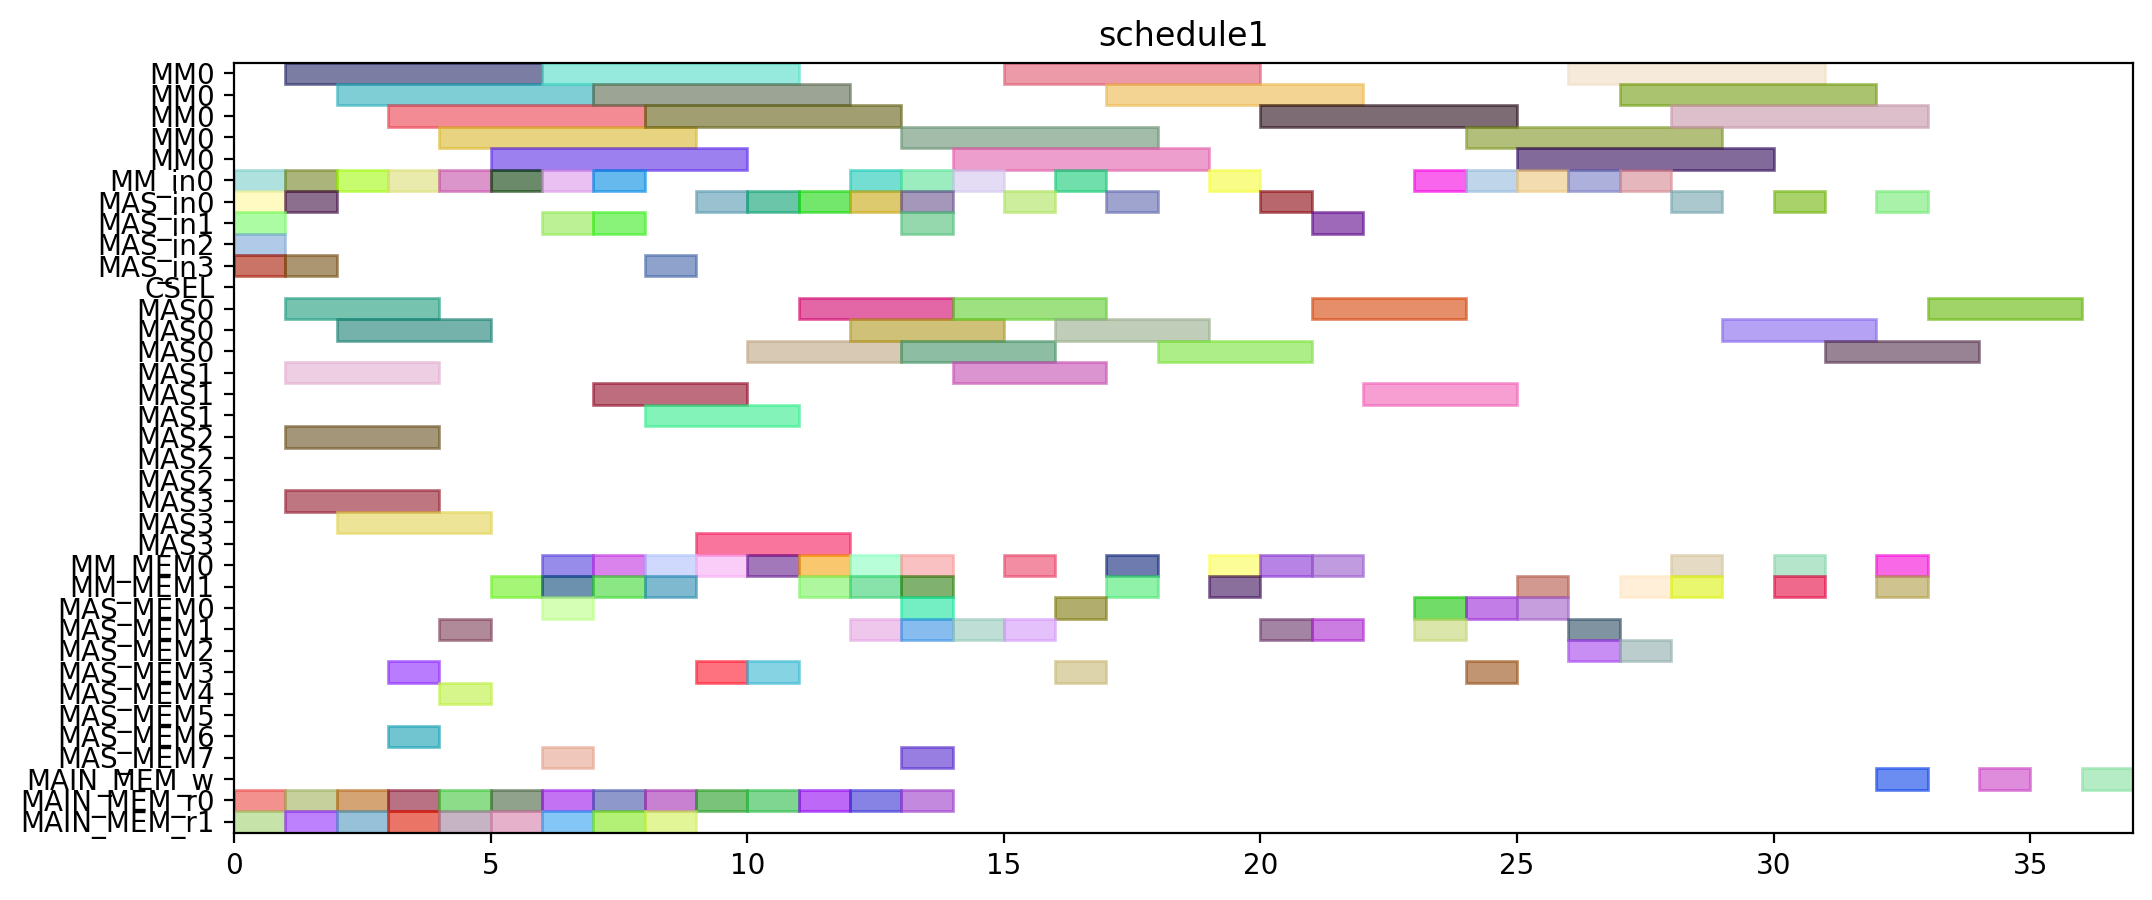

This chart was generated by the following Python code:
from pyschedule import Scenario, solvers, plotters, alt


def solve():
	horizon = 115
	S = Scenario("schedule1", horizon=horizon)

	# resource
	MM = S.Resources('MM', num=1, size=5)
	MM_in = S.Resources('MM_in', num=1)
	MAS_in = S.Resources('MAS_in', num=4)
	CSEL = S.Resource('CSEL')
	MAS = S.Resources('MAS', num=4, size=3, periods=range(1, horizon))
	MM_MEM = S.Resources('MM_MEM', num=2)
	MAS_MEM = S.Resources('MAS_MEM', num=8)
	MAIN_MEM_w = S.Resource('MAIN_MEM_w', size=1)
	MAIN_MEM_r = S.Resources('MAIN_MEM_r', num=2)

	# result of previous scheduling
	t13_in = S.Task('t13_in', length=1, delay_cost=1)
	S += t13_in >= 0
	t13_in += MAS_in[2]

	t13_mem1 = S.Task('t13_mem1', length=1, delay_cost=1)
	S += t13_mem1 >= 0
	t13_mem1 += MAIN_MEM_r[1]

	t1_mem0 = S.Task('t1_mem0', length=1, delay_cost=1)
	S += t1_mem0 >= 0
	t1_mem0 += MAIN_MEM_r[0]

	t2_in = S.Task('t2_in', length=1, delay_cost=1)
	S += t2_in >= 0
	t2_in += MM_in[0]

	t3_in = S.Task('t3_in', length=1, delay_cost=1)
	S += t3_in >= 0
	t3_in += MAS_in[0]

	t8_in = S.Task('t8_in', length=1, delay_cost=1)
	S += t8_in >= 0
	t8_in += MAS_in[3]

	t9_in = S.Task('t9_in', length=1, delay_cost=1)
	S += t9_in >= 0
	t9_in += MAS_in[1]

	t13 = S.Task('t13', length=3, delay_cost=1)
	S += t13 >= 1
	t13 += MAS[2]

	t14_in = S.Task('t14_in', length=1, delay_cost=1)
	S += t14_in >= 1
	t14_in += MAS_in[0]

	t14_mem0 = S.Task('t14_mem0', length=1, delay_cost=1)
	S += t14_mem0 >= 1
	t14_mem0 += MAIN_MEM_r[0]

	t1_in = S.Task('t1_in', length=1, delay_cost=1)
	S += t1_in >= 1
	t1_in += MM_in[0]

	t2 = S.Task('t2', length=5, delay_cost=1)
	S += t2 >= 1
	t2 += MM[0]

	t3 = S.Task('t3', length=3, delay_cost=1)
	S += t3 >= 1
	t3 += MAS[0]

	t4_in = S.Task('t4_in', length=1, delay_cost=1)
	S += t4_in >= 1
	t4_in += MAS_in[3]

	t8 = S.Task('t8', length=3, delay_cost=1)
	S += t8 >= 1
	t8 += MAS[3]

	t9 = S.Task('t9', length=3, delay_cost=1)
	S += t9 >= 1
	t9 += MAS[1]

	t9_mem1 = S.Task('t9_mem1', length=1, delay_cost=1)
	S += t9_mem1 >= 1
	t9_mem1 += MAIN_MEM_r[1]

	t0_in = S.Task('t0_in', length=1, delay_cost=1)
	S += t0_in >= 2
	t0_in += MM_in[0]

	t1 = S.Task('t1', length=5, delay_cost=1)
	S += t1 >= 2
	t1 += MM[0]

	t14 = S.Task('t14', length=3, delay_cost=1)
	S += t14 >= 2
	t14 += MAS[0]

	t2_mem1 = S.Task('t2_mem1', length=1, delay_cost=1)
	S += t2_mem1 >= 2
	t2_mem1 += MAIN_MEM_r[1]

	t4 = S.Task('t4', length=3, delay_cost=1)
	S += t4 >= 2
	t4 += MAS[3]

	t8_mem0 = S.Task('t8_mem0', length=1, delay_cost=1)
	S += t8_mem0 >= 2
	t8_mem0 += MAIN_MEM_r[0]

	t0 = S.Task('t0', length=5, delay_cost=1)
	S += t0 >= 3
	t0 += MM[0]

	t10_in = S.Task('t10_in', length=1, delay_cost=1)
	S += t10_in >= 3
	t10_in += MM_in[0]

	t10_mem0 = S.Task('t10_mem0', length=1, delay_cost=1)
	S += t10_mem0 >= 3
	t10_mem0 += MAS_MEM[6]

	t10_mem1 = S.Task('t10_mem1', length=1, delay_cost=1)
	S += t10_mem1 >= 3
	t10_mem1 += MAS_MEM[3]

	t1_mem1 = S.Task('t1_mem1', length=1, delay_cost=1)
	S += t1_mem1 >= 3
	t1_mem1 += MAIN_MEM_r[1]

	t9_mem0 = S.Task('t9_mem0', length=1, delay_cost=1)
	S += t9_mem0 >= 3
	t9_mem0 += MAIN_MEM_r[0]

	t10 = S.Task('t10', length=5, delay_cost=1)
	S += t10 >= 4
	t10 += MM[0]

	t14_mem1 = S.Task('t14_mem1', length=1, delay_cost=1)
	S += t14_mem1 >= 4
	t14_mem1 += MAIN_MEM_r[1]

	t15_in = S.Task('t15_in', length=1, delay_cost=1)
	S += t15_in >= 4
	t15_in += MM_in[0]

	t15_mem0 = S.Task('t15_mem0', length=1, delay_cost=1)
	S += t15_mem0 >= 4
	t15_mem0 += MAS_MEM[4]

	t15_mem1 = S.Task('t15_mem1', length=1, delay_cost=1)
	S += t15_mem1 >= 4
	t15_mem1 += MAS_MEM[1]

	t30_mem0 = S.Task('t30_mem0', length=1, delay_cost=1)
	S += t30_mem0 >= 4
	t30_mem0 += MAIN_MEM_r[0]

	t15 = S.Task('t15', length=5, delay_cost=1)
	S += t15 >= 5
	t15 += MM[0]

	t18_mem0 = S.Task('t18_mem0', length=1, delay_cost=1)
	S += t18_mem0 >= 5
	t18_mem0 += MAIN_MEM_r[0]

	t26_in = S.Task('t26_in', length=1, delay_cost=1)
	S += t26_in >= 5
	t26_in += MM_in[0]

	t26_mem1 = S.Task('t26_mem1', length=1, delay_cost=1)
	S += t26_mem1 >= 5
	t26_mem1 += MM_MEM[1]

	t8_mem1 = S.Task('t8_mem1', length=1, delay_cost=1)
	S += t8_mem1 >= 5
	t8_mem1 += MAIN_MEM_r[1]

	t11_in = S.Task('t11_in', length=1, delay_cost=1)
	S += t11_in >= 6
	t11_in += MAS_in[1]

	t11_mem0 = S.Task('t11_mem0', length=1, delay_cost=1)
	S += t11_mem0 >= 6
	t11_mem0 += MM_MEM[0]

	t11_mem1 = S.Task('t11_mem1', length=1, delay_cost=1)
	S += t11_mem1 >= 6
	t11_mem1 += MM_MEM[1]

	t26 = S.Task('t26', length=5, delay_cost=1)
	S += t26 >= 6
	t26 += MM[0]

	t4_mem0 = S.Task('t4_mem0', length=1, delay_cost=1)
	S += t4_mem0 >= 6
	t4_mem0 += MAIN_MEM_r[0]

	t4_mem1 = S.Task('t4_mem1', length=1, delay_cost=1)
	S += t4_mem1 >= 6
	t4_mem1 += MAIN_MEM_r[1]

	t5_in = S.Task('t5_in', length=1, delay_cost=1)
	S += t5_in >= 6
	t5_in += MM_in[0]

	t5_mem0 = S.Task('t5_mem0', length=1, delay_cost=1)
	S += t5_mem0 >= 6
	t5_mem0 += MAS_MEM[0]

	t5_mem1 = S.Task('t5_mem1', length=1, delay_cost=1)
	S += t5_mem1 >= 6
	t5_mem1 += MAS_MEM[7]

	t0_mem0 = S.Task('t0_mem0', length=1, delay_cost=1)
	S += t0_mem0 >= 7
	t0_mem0 += MAIN_MEM_r[0]

	t11 = S.Task('t11', length=3, delay_cost=1)
	S += t11 >= 7
	t11 += MAS[1]

	t19_in = S.Task('t19_in', length=1, delay_cost=1)
	S += t19_in >= 7
	t19_in += MM_in[0]

	t19_mem1 = S.Task('t19_mem1', length=1, delay_cost=1)
	S += t19_mem1 >= 7
	t19_mem1 += MM_MEM[1]

	t24_in = S.Task('t24_in', length=1, delay_cost=1)
	S += t24_in >= 7
	t24_in += MAS_in[1]

	t24_mem0 = S.Task('t24_mem0', length=1, delay_cost=1)
	S += t24_mem0 >= 7
	t24_mem0 += MM_MEM[0]

	t3_mem1 = S.Task('t3_mem1', length=1, delay_cost=1)
	S += t3_mem1 >= 7
	t3_mem1 += MAIN_MEM_r[1]

	t5 = S.Task('t5', length=5, delay_cost=1)
	S += t5 >= 7
	t5 += MM[0]

	t0_mem1 = S.Task('t0_mem1', length=1, delay_cost=1)
	S += t0_mem1 >= 8
	t0_mem1 += MAIN_MEM_r[1]

	t19 = S.Task('t19', length=5, delay_cost=1)
	S += t19 >= 8
	t19 += MM[0]

	t19_mem0 = S.Task('t19_mem0', length=1, delay_cost=1)
	S += t19_mem0 >= 8
	t19_mem0 += MAIN_MEM_r[0]

	t24 = S.Task('t24', length=3, delay_cost=1)
	S += t24 >= 8
	t24 += MAS[1]

	t6_in = S.Task('t6_in', length=1, delay_cost=1)
	S += t6_in >= 8
	t6_in += MAS_in[3]

	t6_mem0 = S.Task('t6_mem0', length=1, delay_cost=1)
	S += t6_mem0 >= 8
	t6_mem0 += MM_MEM[0]

	t6_mem1 = S.Task('t6_mem1', length=1, delay_cost=1)
	S += t6_mem1 >= 8
	t6_mem1 += MM_MEM[1]

	t12_in = S.Task('t12_in', length=1, delay_cost=1)
	S += t12_in >= 9
	t12_in += MAS_in[0]

	t12_mem0 = S.Task('t12_mem0', length=1, delay_cost=1)
	S += t12_mem0 >= 9
	t12_mem0 += MM_MEM[0]

	t12_mem1 = S.Task('t12_mem1', length=1, delay_cost=1)
	S += t12_mem1 >= 9
	t12_mem1 += MAS_MEM[3]

	t2_mem0 = S.Task('t2_mem0', length=1, delay_cost=1)
	S += t2_mem0 >= 9
	t2_mem0 += MAIN_MEM_r[0]

	t6 = S.Task('t6', length=3, delay_cost=1)
	S += t6 >= 9
	t6 += MAS[3]

	t12 = S.Task('t12', length=3, delay_cost=1)
	S += t12 >= 10
	t12 += MAS[0]

	t13_mem0 = S.Task('t13_mem0', length=1, delay_cost=1)
	S += t13_mem0 >= 10
	t13_mem0 += MAIN_MEM_r[0]

	t25_in = S.Task('t25_in', length=1, delay_cost=1)
	S += t25_in >= 10
	t25_in += MAS_in[0]

	t25_mem0 = S.Task('t25_mem0', length=1, delay_cost=1)
	S += t25_mem0 >= 10
	t25_mem0 += MM_MEM[0]

	t25_mem1 = S.Task('t25_mem1', length=1, delay_cost=1)
	S += t25_mem1 >= 10
	t25_mem1 += MAS_MEM[3]

	t25 = S.Task('t25', length=3, delay_cost=1)
	S += t25 >= 11
	t25 += MAS[0]

	t27_mem0 = S.Task('t27_mem0', length=1, delay_cost=1)
	S += t27_mem0 >= 11
	t27_mem0 += MAIN_MEM_r[0]

	t29_in = S.Task('t29_in', length=1, delay_cost=1)
	S += t29_in >= 11
	t29_in += MAS_in[0]

	t29_mem0 = S.Task('t29_mem0', length=1, delay_cost=1)
	S += t29_mem0 >= 11
	t29_mem0 += MM_MEM[0]

	t29_mem1 = S.Task('t29_mem1', length=1, delay_cost=1)
	S += t29_mem1 >= 11
	t29_mem1 += MM_MEM[1]

	t16_in = S.Task('t16_in', length=1, delay_cost=1)
	S += t16_in >= 12
	t16_in += MAS_in[0]

	t16_mem0 = S.Task('t16_mem0', length=1, delay_cost=1)
	S += t16_mem0 >= 12
	t16_mem0 += MM_MEM[0]

	t16_mem1 = S.Task('t16_mem1', length=1, delay_cost=1)
	S += t16_mem1 >= 12
	t16_mem1 += MM_MEM[1]

	t18_in = S.Task('t18_in', length=1, delay_cost=1)
	S += t18_in >= 12
	t18_in += MM_in[0]

	t18_mem1 = S.Task('t18_mem1', length=1, delay_cost=1)
	S += t18_mem1 >= 12
	t18_mem1 += MAS_MEM[1]

	t26_mem0 = S.Task('t26_mem0', length=1, delay_cost=1)
	S += t26_mem0 >= 12
	t26_mem0 += MAIN_MEM_r[0]

	t29 = S.Task('t29', length=3, delay_cost=1)
	S += t29 >= 12
	t29 += MAS[0]

	t16 = S.Task('t16', length=3, delay_cost=1)
	S += t16 >= 13
	t16 += MAS[0]

	t18 = S.Task('t18', length=5, delay_cost=1)
	S += t18 >= 13
	t18 += MM[0]

	t27_in = S.Task('t27_in', length=1, delay_cost=1)
	S += t27_in >= 13
	t27_in += MM_in[0]

	t27_mem1 = S.Task('t27_mem1', length=1, delay_cost=1)
	S += t27_mem1 >= 13
	t27_mem1 += MAS_MEM[1]

	t28_in = S.Task('t28_in', length=1, delay_cost=1)
	S += t28_in >= 13
	t28_in += MAS_in[1]

	t28_mem0 = S.Task('t28_mem0', length=1, delay_cost=1)
	S += t28_mem0 >= 13
	t28_mem0 += MAS_MEM[0]

	t28_mem1 = S.Task('t28_mem1', length=1, delay_cost=1)
	S += t28_mem1 >= 13
	t28_mem1 += MM_MEM[1]

	t3_mem0 = S.Task('t3_mem0', length=1, delay_cost=1)
	S += t3_mem0 >= 13
	t3_mem0 += MAIN_MEM_r[0]

	t7_in = S.Task('t7_in', length=1, delay_cost=1)
	S += t7_in >= 13
	t7_in += MAS_in[0]

	t7_mem0 = S.Task('t7_mem0', length=1, delay_cost=1)
	S += t7_mem0 >= 13
	t7_mem0 += MM_MEM[0]

	t7_mem1 = S.Task('t7_mem1', length=1, delay_cost=1)
	S += t7_mem1 >= 13
	t7_mem1 += MAS_MEM[7]

	t27 = S.Task('t27', length=5, delay_cost=1)
	S += t27 >= 14
	t27 += MM[0]

	t28 = S.Task('t28', length=3, delay_cost=1)
	S += t28 >= 14
	t28 += MAS[1]

	t30_in = S.Task('t30_in', length=1, delay_cost=1)
	S += t30_in >= 14
	t30_in += MM_in[0]

	t30_mem1 = S.Task('t30_mem1', length=1, delay_cost=1)
	S += t30_mem1 >= 14
	t30_mem1 += MAS_MEM[1]

	t7 = S.Task('t7', length=3, delay_cost=1)
	S += t7 >= 14
	t7 += MAS[0]

	t17_in = S.Task('t17_in', length=1, delay_cost=1)
	S += t17_in >= 15
	t17_in += MAS_in[0]

	t17_mem0 = S.Task('t17_mem0', length=1, delay_cost=1)
	S += t17_mem0 >= 15
	t17_mem0 += MM_MEM[0]

	t17_mem1 = S.Task('t17_mem1', length=1, delay_cost=1)
	S += t17_mem1 >= 15
	t17_mem1 += MAS_MEM[1]

	t30 = S.Task('t30', length=5, delay_cost=1)
	S += t30 >= 15
	t30 += MM[0]

	t17 = S.Task('t17', length=3, delay_cost=1)
	S += t17 >= 16
	t17 += MAS[0]

	t35_in = S.Task('t35_in', length=1, delay_cost=1)
	S += t35_in >= 16
	t35_in += MM_in[0]

	t35_mem0 = S.Task('t35_mem0', length=1, delay_cost=1)
	S += t35_mem0 >= 16
	t35_mem0 += MAS_MEM[0]

	t35_mem1 = S.Task('t35_mem1', length=1, delay_cost=1)
	S += t35_mem1 >= 16
	t35_mem1 += MAS_MEM[3]

	t20_in = S.Task('t20_in', length=1, delay_cost=1)
	S += t20_in >= 17
	t20_in += MAS_in[0]

	t20_mem0 = S.Task('t20_mem0', length=1, delay_cost=1)
	S += t20_mem0 >= 17
	t20_mem0 += MM_MEM[0]

	t20_mem1 = S.Task('t20_mem1', length=1, delay_cost=1)
	S += t20_mem1 >= 17
	t20_mem1 += MM_MEM[1]

	t35 = S.Task('t35', length=5, delay_cost=1)
	S += t35 >= 17
	t35 += MM[0]

	t20 = S.Task('t20', length=3, delay_cost=1)
	S += t20 >= 18
	t20 += MAS[0]

	t31_in = S.Task('t31_in', length=1, delay_cost=1)
	S += t31_in >= 19
	t31_in += MM_in[0]

	t31_mem0 = S.Task('t31_mem0', length=1, delay_cost=1)
	S += t31_mem0 >= 19
	t31_mem0 += MM_MEM[0]

	t31_mem1 = S.Task('t31_mem1', length=1, delay_cost=1)
	S += t31_mem1 >= 19
	t31_mem1 += MM_MEM[1]

	t31 = S.Task('t31', length=5, delay_cost=1)
	S += t31 >= 20
	t31 += MM[0]


	# new tasks
	t21 = S.Task('t21', length=3, delay_cost=1)
	t21 += alt(MAS)
	t21_in = S.Task('t21_in', length=1, delay_cost=1)
	t21_in += alt(MAS_in)
	S += t21_in*MAS_in[0]<=t21*MAS[0]

	S += t21_in*MAS_in[1]<=t21*MAS[1]

	S += t21_in*MAS_in[2]<=t21*MAS[2]

	S += t21_in*MAS_in[3]<=t21*MAS[3]

	t21_mem0 = S.Task('t21_mem0', length=1, delay_cost=1)
	t21_mem0 += MM_MEM[0]
	S += 6 < t21_mem0
	S += t21_mem0 <= t21

	t21_mem1 = S.Task('t21_mem1', length=1, delay_cost=1)
	t21_mem1 += MAS_MEM[1]
	S += 20 < t21_mem1
	S += t21_mem1 <= t21

	t22 = S.Task('t22', length=3, delay_cost=1)
	t22 += alt(MAS)
	t22_in = S.Task('t22_in', length=1, delay_cost=1)
	t22_in += alt(MAS_in)
	S += t22_in*MAS_in[0]<=t22*MAS[0]

	S += t22_in*MAS_in[1]<=t22*MAS[1]

	S += t22_in*MAS_in[2]<=t22*MAS[2]

	S += t22_in*MAS_in[3]<=t22*MAS[3]

	t22_mem0 = S.Task('t22_mem0', length=1, delay_cost=1)
	t22_mem0 += MM_MEM[0]
	S += 6 < t22_mem0
	S += t22_mem0 <= t22

	t22_mem1 = S.Task('t22_mem1', length=1, delay_cost=1)
	t22_mem1 += MAS_MEM[1]
	S += 20 < t22_mem1
	S += t22_mem1 <= t22

	t32 = S.Task('t32', length=5, delay_cost=1)
	t32 += alt(MM)
	t32_in = S.Task('t32_in', length=1, delay_cost=1)
	t32_in += alt(MM_in)
	S += t32_in*MM_in[0]<=t32*MM[0]

	t32_mem0 = S.Task('t32_mem0', length=1, delay_cost=1)
	t32_mem0 += MAS_MEM[2]
	S += 16 < t32_mem0
	S += t32_mem0 <= t32

	t32_mem1 = S.Task('t32_mem1', length=1, delay_cost=1)
	t32_mem1 += MM_MEM[1]
	S += 24 < t32_mem1
	S += t32_mem1 <= t32

	t33 = S.Task('t33', length=5, delay_cost=1)
	t33 += alt(MM)
	t33_in = S.Task('t33_in', length=1, delay_cost=1)
	t33_in += alt(MM_in)
	S += t33_in*MM_in[0]<=t33*MM[0]

	t33_mem0 = S.Task('t33_mem0', length=1, delay_cost=1)
	t33_mem0 += MAS_MEM[0]
	S += 18 < t33_mem0
	S += t33_mem0 <= t33

	t33_mem1 = S.Task('t33_mem1', length=1, delay_cost=1)
	t33_mem1 += MM_MEM[1]
	S += 24 < t33_mem1
	S += t33_mem1 <= t33

	t23 = S.Task('t23', length=5, delay_cost=1)
	t23 += alt(MM)
	t23_in = S.Task('t23_in', length=1, delay_cost=1)
	t23_in += alt(MM_in)
	S += t23_in*MM_in[0]<=t23*MM[0]

	t23_mem0 = S.Task('t23_mem0', length=1, delay_cost=1)
	t23_mem0 += alt(MAS_MEM)
	S += (t21*MAS[0])-1 < t23_mem0*MAS_MEM[0]
	S += (t21*MAS[1])-1 < t23_mem0*MAS_MEM[2]
	S += (t21*MAS[2])-1 < t23_mem0*MAS_MEM[4]
	S += (t21*MAS[3])-1 < t23_mem0*MAS_MEM[6]
	S += t23_mem0 <= t23

	t23_mem1 = S.Task('t23_mem1', length=1, delay_cost=1)
	t23_mem1 += alt(MAS_MEM)
	S += (t22*MAS[0])-1 < t23_mem1*MAS_MEM[1]
	S += (t22*MAS[1])-1 < t23_mem1*MAS_MEM[3]
	S += (t22*MAS[2])-1 < t23_mem1*MAS_MEM[5]
	S += (t22*MAS[3])-1 < t23_mem1*MAS_MEM[7]
	S += t23_mem1 <= t23

	t34 = S.Task('t34', length=5, delay_cost=1)
	t34 += alt(MM)
	t34_in = S.Task('t34_in', length=1, delay_cost=1)
	t34_in += alt(MM_in)
	S += t34_in*MM_in[0]<=t34*MM[0]

	t34_mem0 = S.Task('t34_mem0', length=1, delay_cost=1)
	t34_mem0 += MAS_MEM[0]
	S += 16 < t34_mem0
	S += t34_mem0 <= t34

	t34_mem1 = S.Task('t34_mem1', length=1, delay_cost=1)
	t34_mem1 += alt(MAS_MEM)
	S += (t21*MAS[0])-1 < t34_mem1*MAS_MEM[1]
	S += (t21*MAS[1])-1 < t34_mem1*MAS_MEM[3]
	S += (t21*MAS[2])-1 < t34_mem1*MAS_MEM[5]
	S += (t21*MAS[3])-1 < t34_mem1*MAS_MEM[7]
	S += t34_mem1 <= t34

	t36 = S.Task('t36', length=5, delay_cost=1)
	t36 += alt(MM)
	t36_in = S.Task('t36_in', length=1, delay_cost=1)
	t36_in += alt(MM_in)
	S += t36_in*MM_in[0]<=t36*MM[0]

	t36_mem0 = S.Task('t36_mem0', length=1, delay_cost=1)
	t36_mem0 += MAS_MEM[0]
	S += 18 < t36_mem0
	S += t36_mem0 <= t36

	t36_mem1 = S.Task('t36_mem1', length=1, delay_cost=1)
	t36_mem1 += alt(MAS_MEM)
	S += (t22*MAS[0])-1 < t36_mem1*MAS_MEM[1]
	S += (t22*MAS[1])-1 < t36_mem1*MAS_MEM[3]
	S += (t22*MAS[2])-1 < t36_mem1*MAS_MEM[5]
	S += (t22*MAS[3])-1 < t36_mem1*MAS_MEM[7]
	S += t36_mem1 <= t36

	PY_new = S.Task('PY_new', length=3, delay_cost=1)
	PY_new += alt(MAS)
	PY_new_in = S.Task('PY_new_in', length=1, delay_cost=1)
	PY_new_in += alt(MAS_in)
	S += PY_new_in*MAS_in[0]<=PY_new*MAS[0]

	S += PY_new_in*MAS_in[1]<=PY_new*MAS[1]

	S += PY_new_in*MAS_in[2]<=PY_new*MAS[2]

	S += PY_new_in*MAS_in[3]<=PY_new*MAS[3]

	S += 0<PY_new

	PY_new_w = S.Task('PY_new_w', length=1, delay_cost=1)
	PY_new_w += alt(MAIN_MEM_w)
	S += PY_new <= PY_new_w

	PY_new_mem0 = S.Task('PY_new_mem0', length=1, delay_cost=1)
	PY_new_mem0 += alt(MM_MEM)
	S += (t23*MM[0])-1 < PY_new_mem0*MM_MEM[0]
	S += PY_new_mem0 <= PY_new

	PY_new_mem1 = S.Task('PY_new_mem1', length=1, delay_cost=1)
	PY_new_mem1 += alt(MM_MEM)
	S += (t32*MM[0])-1 < PY_new_mem1*MM_MEM[1]
	S += PY_new_mem1 <= PY_new

	PX_new = S.Task('PX_new', length=3, delay_cost=1)
	PX_new += alt(MAS)
	PX_new_in = S.Task('PX_new_in', length=1, delay_cost=1)
	PX_new_in += alt(MAS_in)
	S += PX_new_in*MAS_in[0]<=PX_new*MAS[0]

	S += PX_new_in*MAS_in[1]<=PX_new*MAS[1]

	S += PX_new_in*MAS_in[2]<=PX_new*MAS[2]

	S += PX_new_in*MAS_in[3]<=PX_new*MAS[3]

	S += 0<PX_new

	PX_new_w = S.Task('PX_new_w', length=1, delay_cost=1)
	PX_new_w += alt(MAIN_MEM_w)
	S += PX_new <= PX_new_w

	PX_new_mem0 = S.Task('PX_new_mem0', length=1, delay_cost=1)
	PX_new_mem0 += alt(MM_MEM)
	S += (t34*MM[0])-1 < PX_new_mem0*MM_MEM[0]
	S += PX_new_mem0 <= PX_new

	PX_new_mem1 = S.Task('PX_new_mem1', length=1, delay_cost=1)
	PX_new_mem1 += alt(MM_MEM)
	S += (t33*MM[0])-1 < PX_new_mem1*MM_MEM[1]
	S += PX_new_mem1 <= PX_new

	PZ_new = S.Task('PZ_new', length=3, delay_cost=1)
	PZ_new += alt(MAS)
	PZ_new_in = S.Task('PZ_new_in', length=1, delay_cost=1)
	PZ_new_in += alt(MAS_in)
	S += PZ_new_in*MAS_in[0]<=PZ_new*MAS[0]

	S += PZ_new_in*MAS_in[1]<=PZ_new*MAS[1]

	S += PZ_new_in*MAS_in[2]<=PZ_new*MAS[2]

	S += PZ_new_in*MAS_in[3]<=PZ_new*MAS[3]

	S += 0<PZ_new

	PZ_new_w = S.Task('PZ_new_w', length=1, delay_cost=1)
	PZ_new_w += alt(MAIN_MEM_w)
	S += PZ_new <= PZ_new_w

	PZ_new_mem0 = S.Task('PZ_new_mem0', length=1, delay_cost=1)
	PZ_new_mem0 += alt(MM_MEM)
	S += (t36*MM[0])-1 < PZ_new_mem0*MM_MEM[0]
	S += PZ_new_mem0 <= PZ_new

	PZ_new_mem1 = S.Task('PZ_new_mem1', length=1, delay_cost=1)
	PZ_new_mem1 += MM_MEM[1]
	S += 21 < PZ_new_mem1
	S += PZ_new_mem1 <= PZ_new

	solvers.mip.solve(S,msg=1,kind='CPLEX',ratio_gap=1.01)

	solution = [['hoge']*len(S.solution()[1]) for i in range(len(S.solution()))]
	for i in range(len(S.solution())):
		for j in range(len(S.solution()[i])):
			solution[i][j]=str(S.solution()[i][j])
	print(solution)

	cycles = int(solution[-1][3])

	pic_file_name = "/home/mfukuda/ABE/multiRAM_multiMAS_16mux/scheduling_result/stage5MM1_stage3MAS4/EP_ADD_A_ANY/schedule1.png"
	if(S.solution() != []):
		plotters.matplotlib.plot(S,img_filename=pic_file_name, show_task_labels=False, fig_size=(cycles*0.25+3, 5))

	return solution
